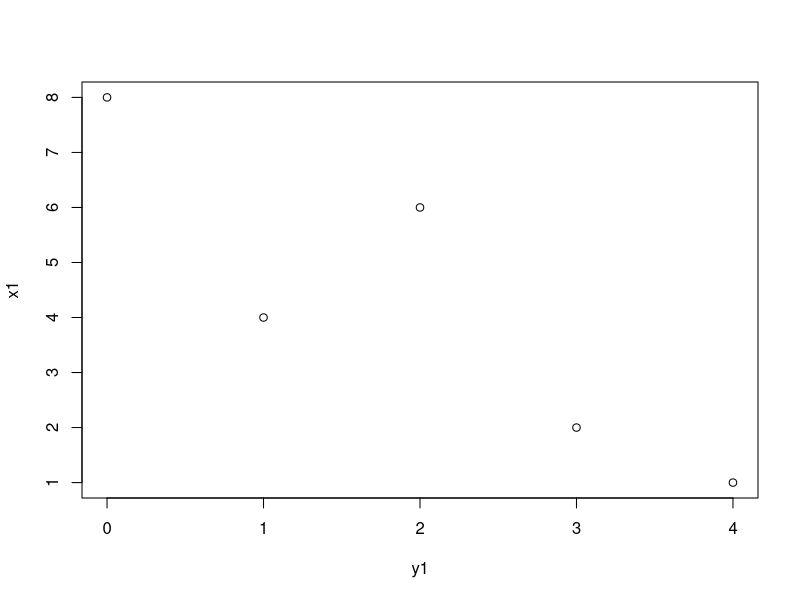
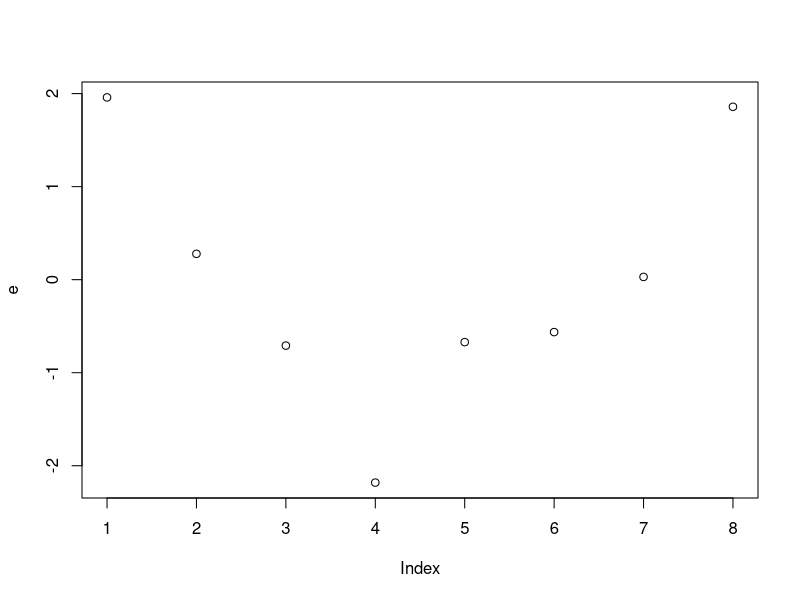

Generate these figures, in order, with R:
#name:mayar muahmmad el sayed muhammad rashwan
#ID: 20191617072
y1=c(4,3,1,2,0)
x1=c(1,2,4,6,8)
plot(y1,x1)
n=length(x1)
n
kx=sum(x1)
kx
kxx=sum(x1^2)
kxx
mx=mean(x1)
mx
ky=sum(y1)
ky
kyy=sum(y1^2)
kyy
my=mean(y1)
my
sxx=((kxx))-(n*(mx*mx))
sxx
syy=(((kyy))-(n*((my)^2)))
syy
yx=sum(x1*y1)
yx
sxy=((yx)-(n*mx*my))
sxy
B1=(sxy/sxx)
B1
B0=(my-(B1*mx))
B0
#y at x=4
X0=4
X0
yobserved=(B0+(B1*X0))
yobserved
sse=(syy-((B1)^2*sxx))
sse
sst=syy
sst
ssr=(sst-sse)
ssr
mse=(sse/(n-2))
mse
msr=(ssr)
msr
f=(msr/mse)
f
level=.95
alpha=((1-level)/2)
t=2.447
#confidence interval for b0
interval1=(B0+(t*(mse*(1/n+(mx)^2/sxx))^1/2))
interval1
interval2=(B0-(t*(mse*(1/n+(mx)^2/sxx))^1/2))
interval2
#confidence interval for b1
interval11=(B1+(t*(mse/sxx)^1/2))
interval11
interval22=(B1-(t*(mse/sxx)^1/2))
interval22
#confidence interval for mean response
interval8=(yobserved+(t*((1/n)+((X0-mx)^2/sxx)^1/2)))
interval8
interval7=(yobserved-(t*((1/n)+((X0-mx)^2/sxx)^1/2)))
interval7
#confidence interval for new observation
interval8=(yobserved+(t*(1+(1/n)+((X0-mx)^2/sxx)^1/2)))
interval8
interval7=(yobserved-(t*(1+(1/n)+((X0-mx)^2/sxx)^1/2)))
interval7

#multible
level=.95
alpha=((1-level)/2)
t=2.447

y2=matrix(c(18.58,25.23,24.84,0.76,41.54,19.04,4.76,14.92),nrow=8)
y2
yt=t(y2)
yt
my2=(mean(y2))
my2
x2=c(1,2,3,4,5,6,7,8)
x3=c(4,12,16,8,32,24,20,28)
x=matrix(c(1,1,1,1,1,1,1,1,x2,x3),ncol = 3,nrow = 8)
x
ncol(x)
nrow(x)
xt=t(x)
xt
xo=xt[,2]
xo
xo1=matrix(xo)
xo1
xo1t=t(xo1)
xo1t
p=(xt%*%x)
p
s=solve(p)
s
a=(xt%*%y2)
a
b=(s%*%a)
b
bk=b[2,1]
bk
bt=t(b)
bt
yobserved=(x%*%b)
yobserved
e=(y2-yobserved)
e
plot(e)
et=t(e)
et
#confidence interval for parameters
pt2=(bt%*%xt%*%y2)
pt2

pt1=(yt%*%y2)
pt1
sse2=(pt1-pt2)
sse2
mse2=(sse2/(nrow(x)-ncol(x)))
mse2=c(mse2)
mse2

sb=(mse2*s)
sb
v=sb[2,2]
v
#intervals are

interval=bk+(t*v)
interval
intervals=bk-(t*v)
intervals
#confidence interval for mean response
uu=xo1t%*%s
uu
yo=yobserved[2,]
yo
intervalmr=yo+(t*(mse2*uu%*%xo1))
intervalmr
intervalmr2=yo-(t*(mse2*uu%*%xo1))
intervalmr2
#confidence interval for new observation
uu=xo1t%*%s
uu
yo=yobserved[2,]
yo
intervalmr=yo+(t*(mse2*(1+uu%*%xo1)))
intervalmr
intervalmr2=yo-(t*(mse2*(1+uu%*%xo1)))
intervalmr2
#variance covariance matrix
variance=(mse2*s)
variance
#anova
sse2=(et%*%e)
sse2
ssy2=(yt%*%y2)-(nrow(x)*(my2^2))
ssy2
ssr2=ssy2-sse2
ssr2
msr2=(ssr2/(ncol(x)-1))
msr2
f2=(msr2/mse2)
f2
#standardized deviation error
sigma=(mse2)^1/2
sigma